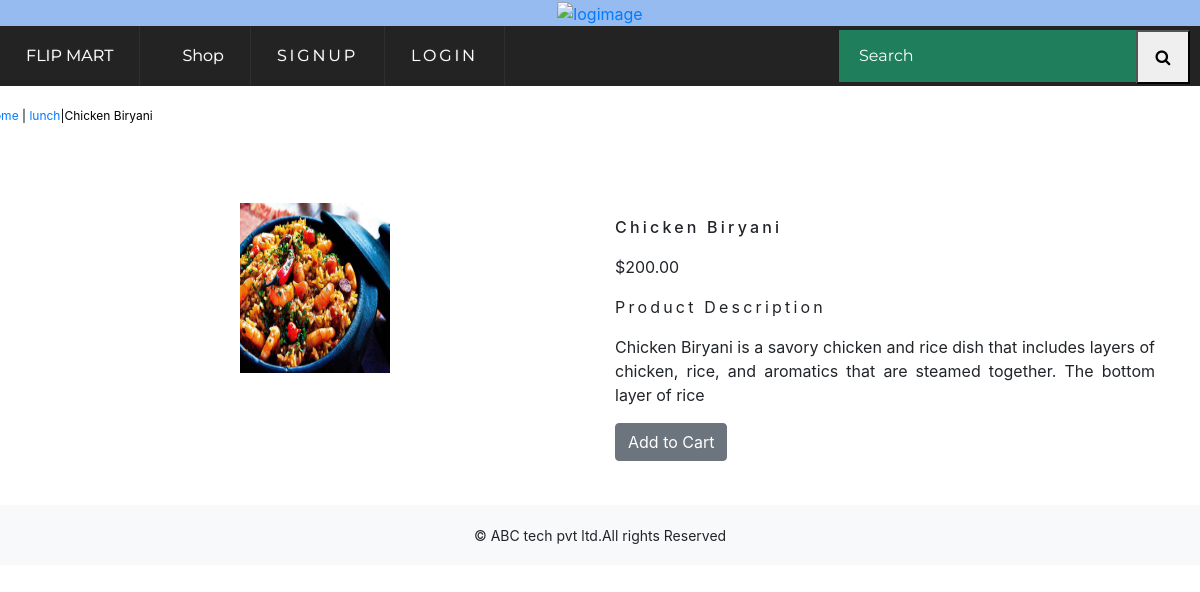
The page /shop/lunch/chickenbiriyani/ on the database its author committed.
### shop/models.py (models this page shows, shortened)
class Product(models.Model):
    name=models.CharField(max_length=250,unique=True)
    slug=models.SlugField(max_length=250,unique=True)
    description=models.TextField(blank=True)
    price=models.DecimalField(max_digits=10,decimal_places=2)
    category=models.ForeignKey(Category,on_delete=models.CASCADE)
    image=models.ImageField(upload_to='product',blank=True)
    stock=models.IntegerField()
    available=models.BooleanField(default=True)
    created=models.DateTimeField(auto_now_add=True)
    updated=models.DateTimeField(auto_now=True)
    class Meta:
        ordering=('name',)
        verbose_name='product'
        verbose_name_plural='products'

class Category(models.Model):
    name=models.CharField(max_length=250,unique=True)
    slug=models.SlugField(max_length=250,unique=True)
    description=models.TextField(blank=True)
    image=models.ImageField(upload_to='category',blank=True)
    class Meta:
        ordering=('name',)
        verbose_name='category'
        verbose_name_plural='categories'
    def get_url(self):
        return  reverse('shop:product_by_category',args=[self.slug])
    def __str__(self):
        return  '{}'.format(self.name)

### shop/views.py (the view)
# urls.py: path('<slug:c_slug>/<slug:product_slug>/', views.proDetail, name='prodCatdetail'),
def proDetail(request,c_slug,product_slug):
    try:
        product=Product.objects.get(category__slug=c_slug,slug=product_slug)
    except Exception as e:
        raise e
    return  render(request,'product.html',{'product':product})

### cart/context_processors.py (called while the page is built)
def counter(request):
    item_count=0
    if 'admin' in request.path:
        return  {}
    else:
        try:
            cart=Cart.objects.filter(cart_id=_cart_id(request))
            car_items=CartItem.objects.all().filter(cart=cart[:1])
            for cart_item in car_items:
                item_count += cart_item.quantity
        except Cart.DoesNotExist:
            item_count =0
    return  dict(item_count=item_count)

### cart/views.py (called while the page is built)
def _cart_id(request):
    cart=request.session.session_key
    if not cart:
        cart=request.session.create()
    return cart

### shop/context_processors.py (called while the page is built)
def menu_links(request):
    links=Category.objects.all()
    return dict(links=links)

### template/product.html (shortened to what this page needs)
{% extends 'base.html' %}
{% load static %}
{% block content %}
<div class="row my_prod_row_class">
    <div class="mx_auto">
        <p> <a href="{% url 'shop:allProdCat' %}">Home</a> | <a href ="{{product.category.get_url}}">{{product.category}}</a>|{{product.name}}</p>
    </div><br><br><br>
<div class="container">
<br>
<div class="row">
    <div class="col-12 col-sm-12 col-md-12 col-lg-6 text-center">
        <div style="min-width:18rem">
            <img src="{{product.image.url}}" style="width:150px;height:170px" alt="{{product.name}}">
        </div>
    </div>
     <div class="col-12 col-sm-12 col-md-12 col-lg-6">
         <div>
         <h1 class="my_prod_title">{{product.name}}</h1>
         <p>${{product.price}}</p>
         <p class="my_title"> Product Description</p>
         <p class="text-justify my_rod_text">{{product.description}}</p>
         {% if  product.stock <= 0 %}
         <p class="text-justify my_prod_text"><b>Out of stock</b></p>
         {% else %}
         <a class="btn btn-secondary" href="{% url 'cart:add_cart' product.id %}">Add to Cart</a><br><br>
         {% endif%}
     </div>
 </div>
</div>
</div>
</div>
{% endblock  %}

### static/css/custom.css (style rules this page uses)
body { font-family: 'Roboto', sans-serif; }
.my_title { font-size:16px; text_transform:uppercase; letter-spacing:.2em; }
.my_prod_row_class { padding-top:15px; padding-bottom:20px }
.my_prod_row_class .mx_auto { color:#000; font-size:12px; text-decoration:none; }
.my_prod_title { font-size:16px; text_transform:uppercase; letter-spacing:.2em; padding-top:15px; padding-bottom:10px; }

### template/navbar.html (style rules this page uses)
* { margin: 0; padding: 0; }
a { background-image: url(triangle.png); background-position: 85% center; background-repeat: no-repeat; padding-right: 22px; }

### rows shown on the page
Product: category "lunch", name "Chicken Biryani", image (picture), price "200.00", description "Chicken Biryani is a savory chicken and rice dish that includes layers of chicken, rice, and aromatics that are steamed together. The bottom layer of rice"
